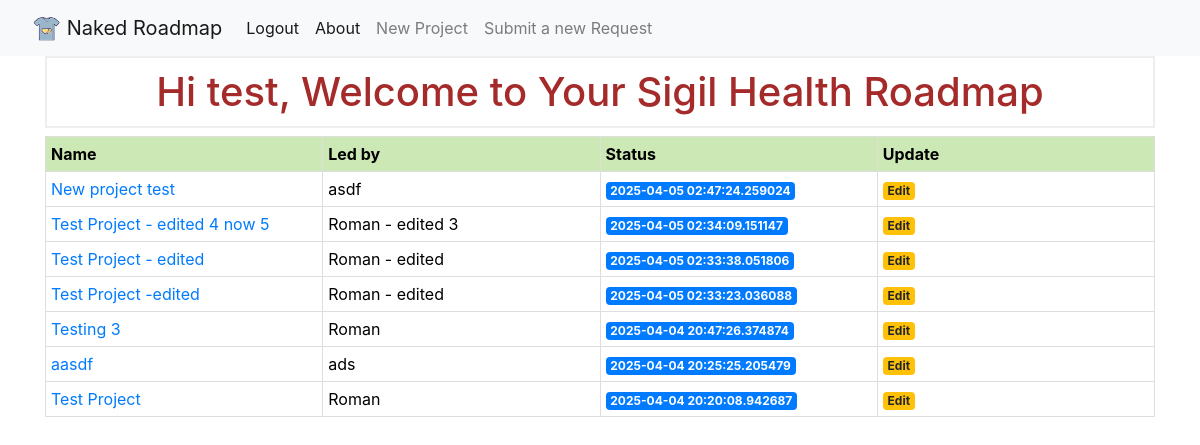
The page /index (signed in) on the database as committed earlier.
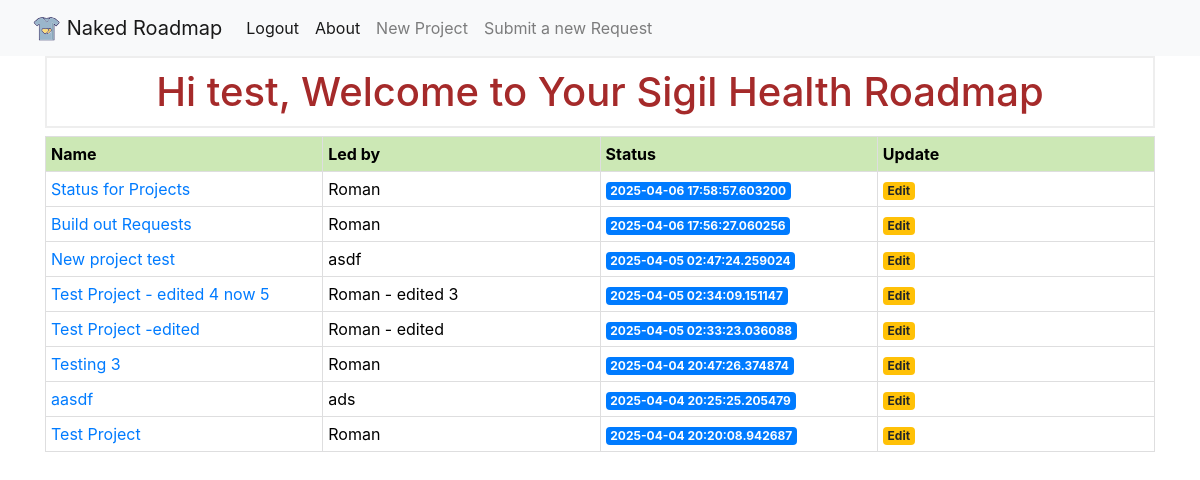
The same page on the database as committed later.
### app/models.py (models this page shows, shortened)
class User(UserMixin, db.Model):
    id: so.Mapped[int] = so.mapped_column(primary_key=True)
    username: so.Mapped[str] = so.mapped_column(sa.String(64), index=True, unique=True)
    email: so.Mapped[str] = so.mapped_column(sa.String(120), index=True, unique=True)
    password_hash: so.Mapped[Optional[str]] = so.mapped_column(sa.String(256))
    posts: so.WriteOnlyMapped['Post'] = so.relationship(back_populates='author')

class Project(db.Model):
    __tablename__ = "project"
    id: so.Mapped[int] = so.mapped_column(primary_key=True)
    name: so.Mapped[str] = so.mapped_column(sa.TEXT())
    created: so.Mapped[datetime] = so.mapped_column(index=True, default=lambda: datetime.now(timezone.utc))
    dri: so.Mapped[str] = so.mapped_column(sa.TEXT())
    team: so.Mapped[str] = so.mapped_column(sa.TEXT())
    context: so.Mapped[str] = so.mapped_column(sa.TEXT())
    why: so.Mapped[str] = so.mapped_column(sa.TEXT())
    requirements: so.Mapped[str] = so.mapped_column(sa.TEXT())
    launch: so.Mapped[str] = so.mapped_column(sa.TEXT())

### app/routes.py (the view)
@app.route('/')
@app.route('/index')
@login_required # If you want to toggle someone forced to log in to see roadmap, you can use this.
def index():
    projects = (
        Project.query
        .order_by(Project.created.desc())
        .all()
    )
    return render_template('index.html', title='Home', projects=projects, config=Config)

### app/models.py (called while the page is built)
@login.user_loader
def load_user(id):
    return db.session.get(User, int(id))

### app/templates/index.html
{% extends 'base.html' %}
{% block content %}
    <h1>{% block title %}Hi {{ current_user.username }}, Welcome to Your {{ config.company_name }} Roadmap{% endblock %}</h1>
    <div class="table_projects" role="region" tabindex="0">
        <table>
            <thead>
                <tr>
                    <th>Name</th>
                    <th>Led by</th>
                    <th>Status</th>
                    <th>Update</th>
                </tr>
            </thead>
            <tbody>
                {% for project in projects %}
                <tr>
                    <td>
                        <a href="{{ url_for('project', project_id=project['id']) }}">{{ project.name }}</a>
                    </td>
                    <td>{{ project.dri }}</td>
                    <td>
                        <span class="badge badge-primary">{{ project.created }}</span>
                    </td>
                    <td>
                        <a href="{{ url_for('edit', project_id=project.id) }}"><span class="badge badge-warning">Edit</span></a>
                    </td>
                </tr>
                {% endfor %}
            </tbody>
        </table>
    </div>
{% endblock %}

### app/templates/base.html (shortened to what this page needs)
<!doctype html>
<html lang="en">
  <head>
    <link rel="stylesheet" href="https://stackpath.bootstrapcdn.com/bootstrap/4.3.1/css/bootstrap.min.css">
    <link rel="stylesheet" type="text/css" href={{ url_for('static', filename='style.css')}}>
  </head>
  <body>
    <nav class="navbar navbar-expand-md navbar-light bg-light">
        <a class="navbar-brand" href="{{ url_for('index')}}">
          Naked Roadmap</a>
        <div class="collapse navbar-collapse" id="navbarNav">
            <ul class="navbar-nav">
            {% if current_user.is_anonymous %}
            <li class="nav-item active">
              <a class="nav-link" href="{{ url_for('login') }}">Login</a>
            </li>
            {% else %}
            <li class="nav-item active">
              <a class="nav-link" href="{{ url_for('logout') }}">Logout</a>
            </li>
            {% endif %}
            <li class="nav-item active">
                <a class="nav-link" href="#">About</a>
            </li>
            <li class="nav-item">
              <a class="nav-link" href="{{url_for('create')}}">New Project</a>
            </li>
            <li class="nav-item">
              <a class="nav-link" href="{{url_for('submitrequest')}}">Submit a new Request</a>
            </li>
            </ul>
        </div>
    </nav>
    <div class="container">
        {% block content %} {% endblock %}
    </div>
  </body>
</html>

### app/static/style.css (style rules this page uses)
h1 { border: 2px #eee solid; color: brown; text-align: center; padding: 10px; }
.table_projects { overflow: auto; width: 100%; }
.table_projects table { border: 1px solid #dededf; height: 100%; width: 100%; table-layout: fixed; border-collapse: collapse; border-spacing: 1px; text-align: left; }
.table_projects th { border: 1px solid #dededf; background-color: #cce8b5; color: #000000; padding: 5px; }
.table_projects td { border: 1px solid #dededf; background-color: #ffffff; color: #000000; padding: 5px; }

Rows that differ between the two databases and show on the page:
removed Project: name "Test Project - edited", dri "Roman - edited", created "2025-04-05 02:33:38.051806"
added Project: name "Status for Projects", dri "Roman", created "2025-04-06 17:58:57.603200"
added Project: name "Build out Requests", dri "Roman", created "2025-04-06 17:56:27.060256"
